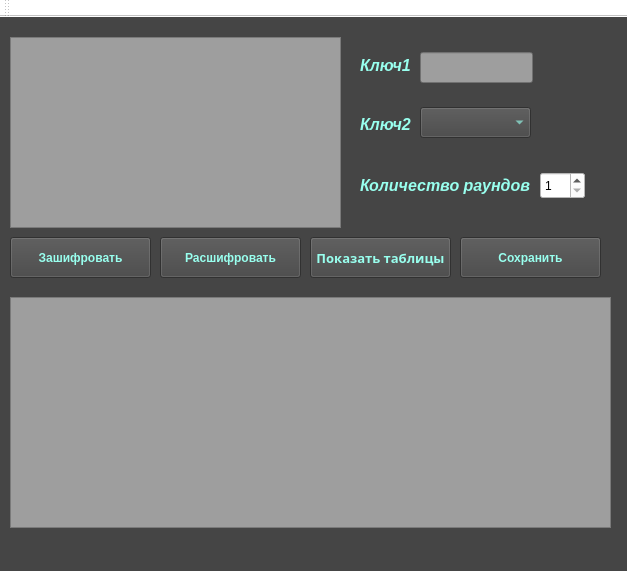
<?xml version="1.0" encoding="UTF-8"?>
<ui version="4.0">
 <class>MainWindow</class>
 <widget class="QMainWindow" name="MainWindow">
  <property name="geometry">
   <rect>
    <x>0</x>
    <y>0</y>
    <width>627</width>
    <height>571</height>
   </rect>
  </property>
  <property name="font">
   <font>
    <family>Noto Sans</family>
   </font>
  </property>
  <property name="windowTitle">
   <string>MainWindow</string>
  </property>
  <property name="styleSheet">
   <string notr="true">background-color: #454545;</string>
  </property>
  <widget class="QWidget" name="centralWidget">
   <property name="styleSheet">
    <string notr="true"/>
   </property>
   <widget class="QTextEdit" name="textEdit">
    <property name="geometry">
     <rect>
      <x>10</x>
      <y>20</y>
      <width>331</width>
      <height>191</height>
     </rect>
    </property>
    <property name="styleSheet">
     <string notr="true">background-color: rgb(158, 158, 158);
color: rgb(0, 0, 0);</string>
    </property>
   </widget>
   <widget class="QLineEdit" name="Key1">
    <property name="geometry">
     <rect>
      <x>420</x>
      <y>35</y>
      <width>113</width>
      <height>31</height>
     </rect>
    </property>
    <property name="styleSheet">
     <string notr="true">background-color: rgb(158, 158, 158);
border-color: rgb(186, 186, 186);
color: rgb(0, 0, 0);</string>
    </property>
    <property name="maxLength">
     <number>4</number>
    </property>
   </widget>
   <widget class="QLabel" name="label">
    <property name="geometry">
     <rect>
      <x>360</x>
      <y>40</y>
      <width>54</width>
      <height>17</height>
     </rect>
    </property>
    <property name="font">
     <font>
      <pointsize>12</pointsize>
      <weight>75</weight>
      <italic>true</italic>
      <bold>true</bold>
     </font>
    </property>
    <property name="styleSheet">
     <string notr="true">color: rgb(152, 255, 238);</string>
    </property>
    <property name="text">
     <string>Ключ1</string>
    </property>
   </widget>
   <widget class="QLabel" name="label_2">
    <property name="geometry">
     <rect>
      <x>360</x>
      <y>99</y>
      <width>54</width>
      <height>17</height>
     </rect>
    </property>
    <property name="font">
     <font>
      <pointsize>12</pointsize>
      <weight>75</weight>
      <italic>true</italic>
      <bold>true</bold>
     </font>
    </property>
    <property name="styleSheet">
     <string notr="true">color: rgb(152, 255, 238);</string>
    </property>
    <property name="text">
     <string>Ключ2</string>
    </property>
   </widget>
   <widget class="QComboBox" name="Key2_ComboBox">
    <property name="geometry">
     <rect>
      <x>420</x>
      <y>90</y>
      <width>111</width>
      <height>31</height>
     </rect>
    </property>
    <property name="font">
     <font>
      <pointsize>9</pointsize>
      <weight>75</weight>
      <italic>false</italic>
      <bold>true</bold>
     </font>
    </property>
    <property name="styleSheet">
     <string notr="true">color: rgb(152, 255, 238);
selection-color: rgb(255, 130, 41);</string>
    </property>
    <property name="currentText">
     <string/>
    </property>
   </widget>
   <widget class="QTextEdit" name="textEdit_2">
    <property name="geometry">
     <rect>
      <x>10</x>
      <y>280</y>
      <width>601</width>
      <height>231</height>
     </rect>
    </property>
    <property name="styleSheet">
     <string notr="true">background-color: rgb(158, 158, 158);
color: rgb(0, 0, 0);</string>
    </property>
   </widget>
   <widget class="QPushButton" name="Chiper_Button">
    <property name="geometry">
     <rect>
      <x>10</x>
      <y>220</y>
      <width>141</width>
      <height>41</height>
     </rect>
    </property>
    <property name="font">
     <font>
      <weight>75</weight>
      <bold>true</bold>
     </font>
    </property>
    <property name="styleSheet">
     <string notr="true">color: rgb(152, 255, 238);
selection-background-color: rgb(255, 255, 127);
selection-color: rgb(255, 130, 41);</string>
    </property>
    <property name="text">
     <string>Зашифровать</string>
    </property>
   </widget>
   <widget class="QPushButton" name="Dechiper_Button">
    <property name="geometry">
     <rect>
      <x>160</x>
      <y>220</y>
      <width>141</width>
      <height>41</height>
     </rect>
    </property>
    <property name="font">
     <font>
      <weight>75</weight>
      <bold>true</bold>
     </font>
    </property>
    <property name="styleSheet">
     <string notr="true">color: rgb(152, 255, 238);
</string>
    </property>
    <property name="text">
     <string>Расшифровать</string>
    </property>
   </widget>
   <widget class="QPushButton" name="Tableview_Button">
    <property name="geometry">
     <rect>
      <x>310</x>
      <y>220</y>
      <width>141</width>
      <height>41</height>
     </rect>
    </property>
    <property name="font">
     <font>
      <family>Noto Sans</family>
      <pointsize>10</pointsize>
      <weight>75</weight>
      <italic>false</italic>
      <bold>true</bold>
     </font>
    </property>
    <property name="styleSheet">
     <string notr="true">color: rgb(152, 255, 238);
</string>
    </property>
    <property name="text">
     <string>Показать таблицы</string>
    </property>
   </widget>
   <widget class="QPushButton" name="Save_Button">
    <property name="geometry">
     <rect>
      <x>460</x>
      <y>220</y>
      <width>141</width>
      <height>41</height>
     </rect>
    </property>
    <property name="font">
     <font>
      <weight>75</weight>
      <bold>true</bold>
     </font>
    </property>
    <property name="styleSheet">
     <string notr="true">color: rgb(152, 255, 238);</string>
    </property>
    <property name="text">
     <string>Сохранить</string>
    </property>
   </widget>
   <widget class="QLabel" name="label_3">
    <property name="geometry">
     <rect>
      <x>360</x>
      <y>160</y>
      <width>191</width>
      <height>17</height>
     </rect>
    </property>
    <property name="font">
     <font>
      <pointsize>12</pointsize>
      <weight>75</weight>
      <italic>true</italic>
      <bold>true</bold>
     </font>
    </property>
    <property name="styleSheet">
     <string notr="true">color: rgb(152, 255, 238);</string>
    </property>
    <property name="text">
     <string>Количество раундов</string>
    </property>
   </widget>
   <widget class="QSpinBox" name="spinBox">
    <property name="geometry">
     <rect>
      <x>540</x>
      <y>155</y>
      <width>45</width>
      <height>27</height>
     </rect>
    </property>
    <property name="autoFillBackground">
     <bool>false</bool>
    </property>
    <property name="styleSheet">
     <string notr="true">background-color: rgb(255, 255, 255);</string>
    </property>
    <property name="wrapping">
     <bool>false</bool>
    </property>
    <property name="showGroupSeparator" stdset="0">
     <bool>false</bool>
    </property>
    <property name="minimum">
     <number>1</number>
    </property>
    <property name="maximum">
     <number>2</number>
    </property>
    <property name="displayIntegerBase">
     <number>10</number>
    </property>
   </widget>
  </widget>
  <widget class="QToolBar" name="mainToolBar">
   <property name="styleSheet">
    <string notr="true">background-color: rgb(255, 255, 255);</string>
   </property>
   <attribute name="toolBarArea">
    <enum>TopToolBarArea</enum>
   </attribute>
   <attribute name="toolBarBreak">
    <bool>false</bool>
   </attribute>
  </widget>
  <widget class="QStatusBar" name="statusBar"/>
  <widget class="QMenuBar" name="menuBar">
   <property name="geometry">
    <rect>
     <x>0</x>
     <y>0</y>
     <width>627</width>
     <height>27</height>
    </rect>
   </property>
  </widget>
 </widget>
 <layoutdefault spacing="6" margin="11"/>
 <resources/>
 <connections/>
</ui>
